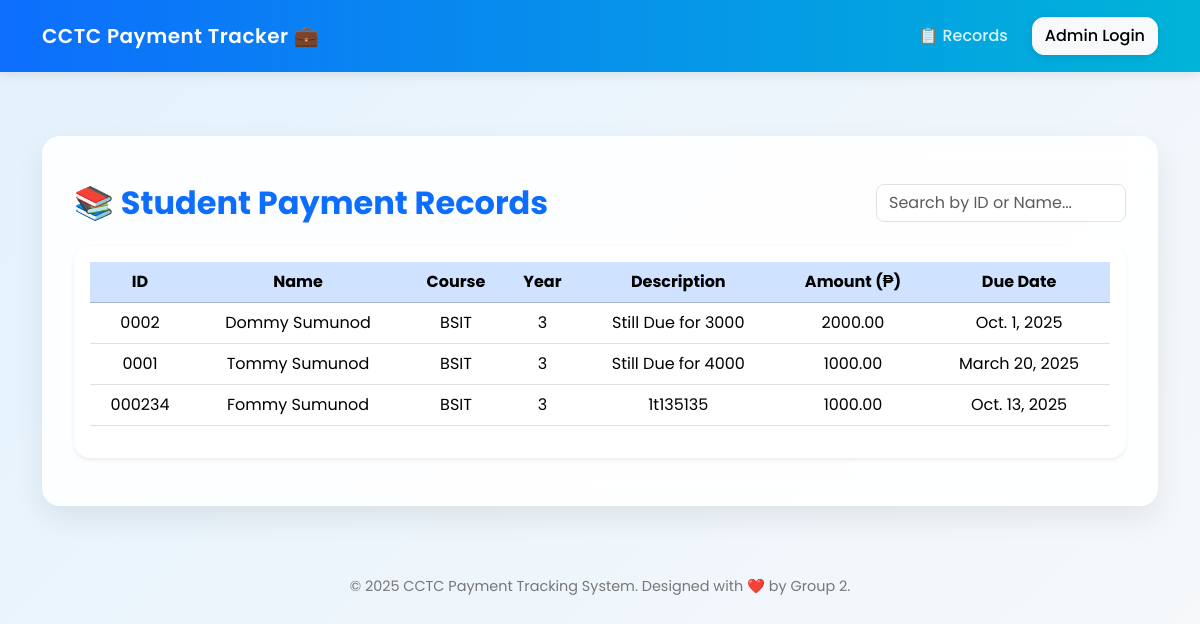
Page /records/ on the earlier database version.
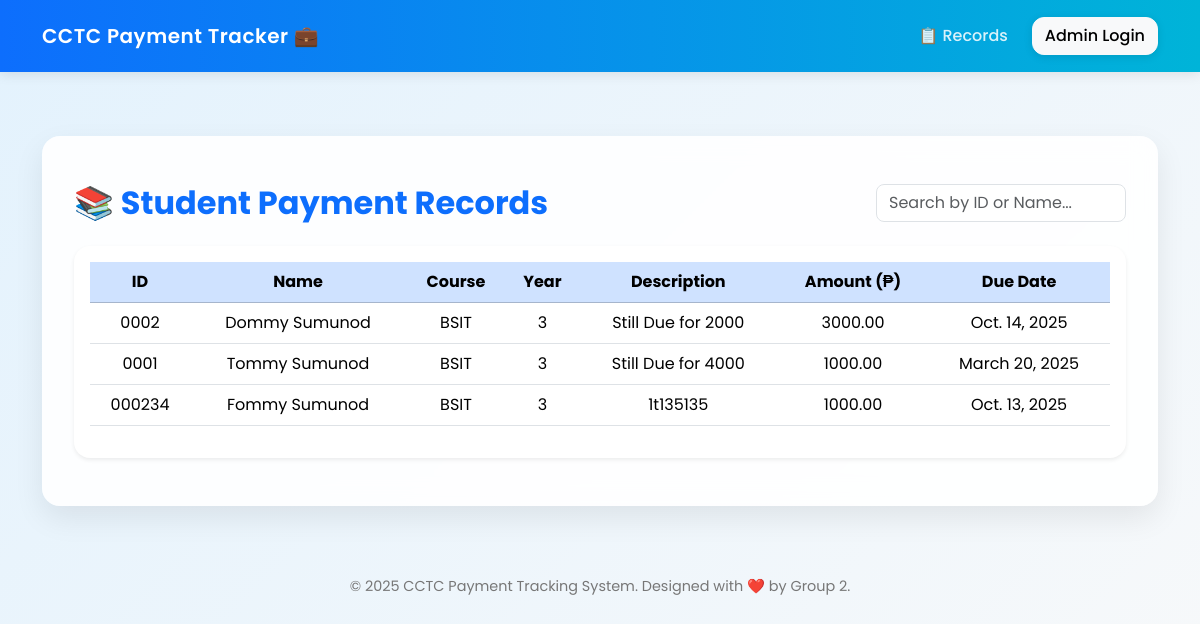
Same page on the later database version.
### CCTCAccountingSystem/models.py (models this page shows, shortened)
class Bill(models.Model):
    student = models.ForeignKey(Student, on_delete=models.CASCADE)
    description = models.TextField()
    amount = models.DecimalField(max_digits=10, decimal_places=2)
    due_date = models.DateField()

class Student(models.Model):
    student_id = models.TextField(unique=True)
    full_name = models.TextField()
    course = models.TextField()
    year_level = models.TextField()

### CCTCAccountingSystem/views.py (the view)
# urls.py: path('records/', views.records, name='records'),
def records(request):
    bills = Bill.objects.select_related('student').all()
    students = Student.objects.all()
    return render(request, 'invApp/records.html', {
        'bills': bills,
        'students': students
    })

### CCTCAccountingSystem/templates/invApp/records.html (shortened to what this page needs)
{% extends "invApp/home.html" %}
{% block content %}
<div class="d-flex flex-wrap justify-content-between align-items-center mb-4 gap-3">
  <h2 class="fw-bold text-primary m-0">📚 Student Payment Records</h2>
  <div class="d-flex align-items-center gap-2">
    <input type="text" id="searchInput" class="form-control" placeholder="Search by ID or Name..." style="max-width: 250px; border-radius: 8px;">
  </div>
</div>
<div class="table-responsive shadow-sm rounded-4 bg-white p-3">
  <table class="table table-hover align-middle" id="recordsTable">
    <thead class="table-primary text-center">
      <tr>
        <th>ID</th>
        <th>Name</th>
        <th>Course</th>
        <th>Year</th>
        <th>Description</th>
        <th>Amount (₱)</th>
        <th>Due Date</th>
      </tr>
    </thead>
    <tbody>
      {% for bill in bills %}
      <tr class="text-center">
        <td>{{ bill.student.student_id }}</td>
        <td>{{ bill.student.full_name }}</td>
        <td>{{ bill.student.course }}</td>
        <td>{{ bill.student.year_level }}</td>
        <td>{{ bill.description }}</td>
        <td>{{ bill.amount }}</td>
        <td>{{ bill.due_date }}</td>
      </tr>
      {% empty %}
      <tr>
        <td colspan="8" class="text-center text-muted py-4">No records found.</td>
      </tr>
      {% endfor %}
    </tbody>
  </table>
</div>
{% endblock %}

Differences in the rows shown:
changed Bill "Dommy Sumunod": description "Still Due for 3000" → "Still Due for 2000"; amount "2000.00" → "3000.00"; due_date "Oct. 1, 2025" → "Oct. 14, 2025"
